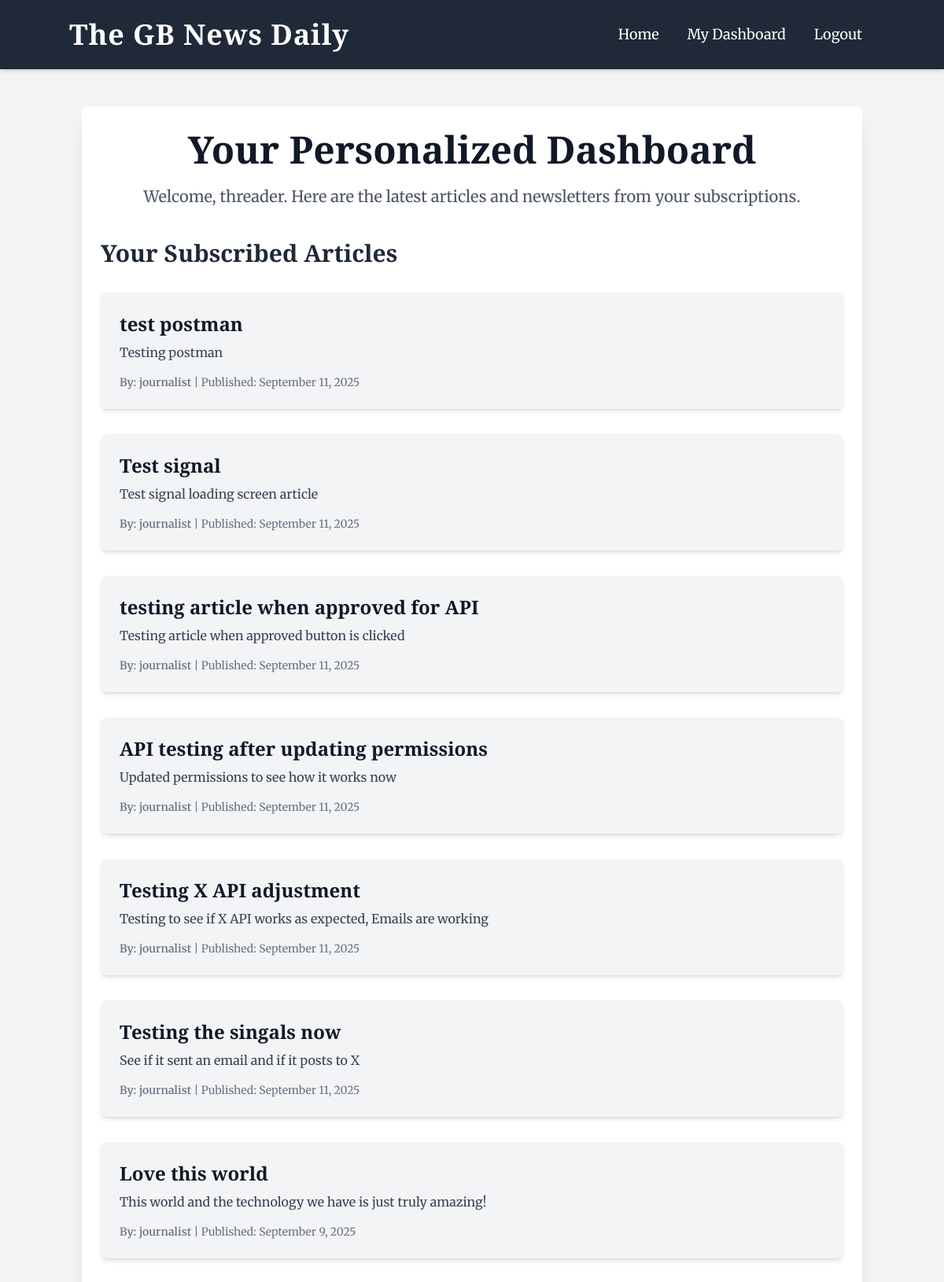
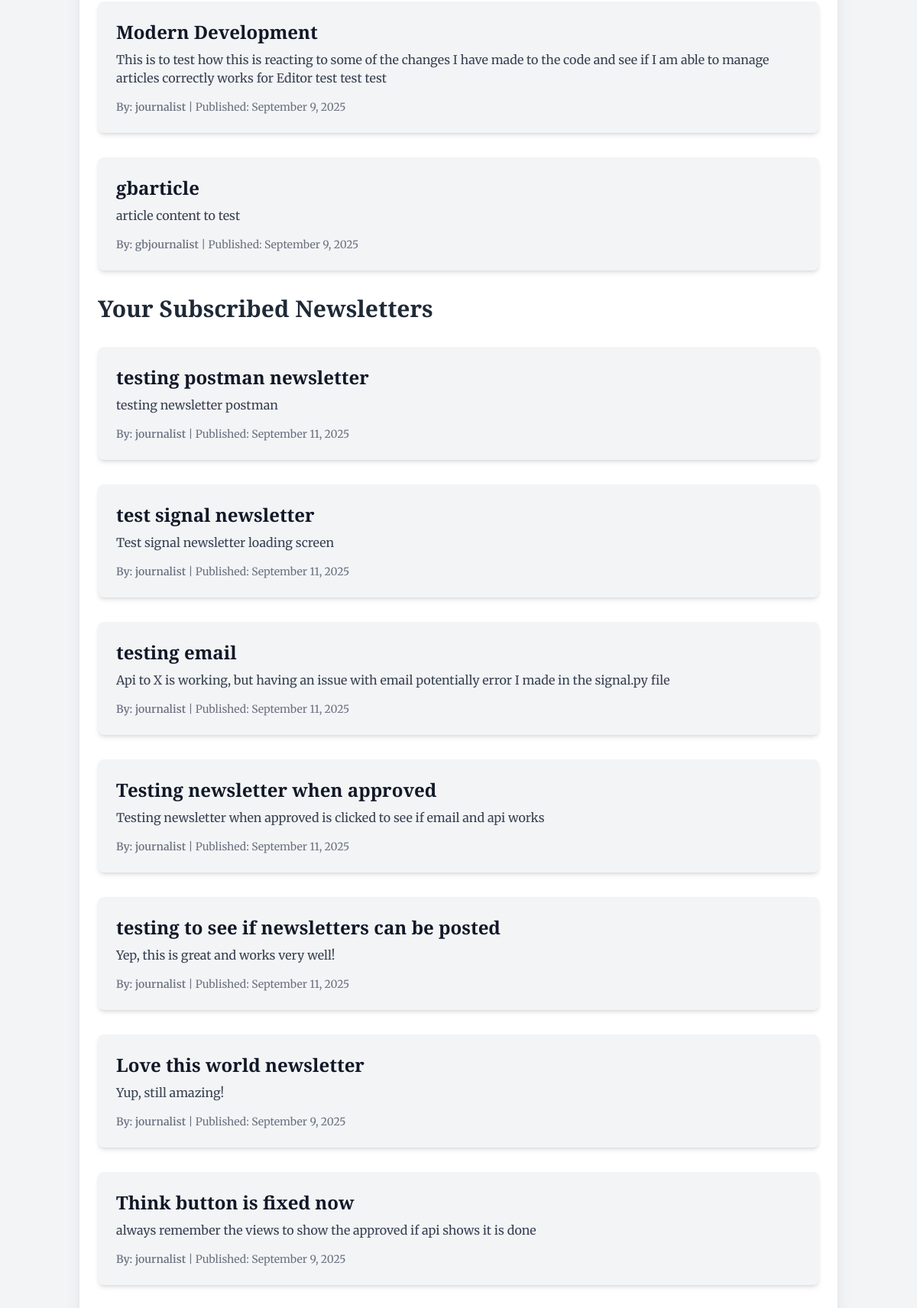
/dashboard/ (signed in, upper part), run on the app's committed database (2 pictures, top to bottom).
### news/models.py (models this page shows, shortened)
class CustomUser(AbstractUser):
    ROLE_CHOICES = (
        ('reader', 'Reader'),
        ('editor', 'Editor'),
        ('journalist', 'Journalist'),
    )
    role = models.CharField(
        max_length=20,
        choices=ROLE_CHOICES,
        default='reader'
    )
    subscriptions_publishers = models.ManyToManyField(
        'Publisher',
        related_name='subscribers_to_publisher',
        blank=True
    )
    subscriptions_journalists = models.ManyToManyField(
        'self',
        related_name='followers',
        symmetrical=False,
        blank=True
    )
    articles = models.ManyToManyField(
        'Article',
        related_name='author_articles',
        blank=True
    )
    newsletters = models.ManyToManyField(
        'Newsletter',
        related_name='author_newsletters',
        blank=True
    )
    class Meta:
        verbose_name_plural = "Custom Users"

class Article(models.Model):
    title = models.CharField(max_length=200)
    content = models.TextField()
    author = models.ForeignKey(
        CustomUser,
        on_delete=models.CASCADE,
        related_name='articles_written'
    )
    publisher = models.ForeignKey(
        Publisher,
        on_delete=models.CASCADE,
        related_name='articles_published',
        null=True,
        blank=True
    )
    approved = models.BooleanField(default=False)
    created_at = models.DateTimeField(auto_now_add=True)
    _original_approved = None
    def __init__(self, *args, **kwargs):
        super().__init__(*args, **kwargs)
        if self.pk is not None:
            self._original_approved = self.approved
        else:
            self._original_approved = None

class Newsletter(models.Model):
    title = models.CharField(max_length=200)
    content = models.TextField()
    author = models.ForeignKey(
        CustomUser,
        on_delete=models.CASCADE,
        related_name='newsletters_written'
    )
    publisher = models.ForeignKey(
        Publisher,
        on_delete=models.CASCADE,
        related_name='newsletters_published',
        null=True,
        blank=True
    )
    approved = models.BooleanField(default=False)
    created_at = models.DateTimeField(auto_now_add=True)
    _original_approved = None
    def __init__(self, *args, **kwargs):
        super().__init__(*args, **kwargs)
        if self.pk is not None:
            self._original_approved = self.approved
        else:
            self._original_approved = None

### news/views.py (the view, shortened to what this page needs)
# urls.py: path('dashboard/', dashboard, name='dashboard'),
@login_required
def dashboard(request):
    user = request.user
    if user.role.lower() == 'reader':
        subscribed_publishers = user.subscriptions_publishers.all()
        subscribed_journalists = user.subscriptions_journalists.all()
        publisher_articles = Article.objects.filter(
            approved=True,
            publisher__in=subscribed_publishers
        ).order_by('-created_at')
        journalist_articles = Article.objects.filter(
            approved=True,
            author__in=subscribed_journalists
        ).order_by('-created_at')
        subscribed_articles = (
            publisher_articles | journalist_articles
        ).distinct()
        publisher_newsletters = Newsletter.objects.filter(
            approved=True,
            publisher__in=subscribed_publishers
        ).order_by('-created_at')
        journalist_newsletters = Newsletter.objects.filter(
            approved=True,
            author__in=subscribed_journalists
        ).order_by('-created_at')
        subscribed_newsletters = (
            publisher_newsletters | journalist_newsletters
        ).distinct()
        context = {
            'articles': subscribed_articles,
            'newsletters': subscribed_newsletters,
        }
        return render(request, 'news/dashboard.html', context)

### news/templates/news/dashboard.html (shortened to what this page needs)
{% extends "base.html" %}
{% block content %}
<div class="max-w-7xl mx-auto p-6 bg-white rounded-lg shadow-xl">
    <header class="text-center mb-10">
        <h1 class="text-5xl font-extrabold header-font text-gray-900 leading-tight">
            Your Personalized Dashboard
        </h1>
        <p class="mt-4 text-xl text-gray-600">
            Welcome, {{ user.username }}. Here are the latest articles and newsletters from your subscriptions.
        </p>
    </header>
    <div class="space-y-8">
        {% if articles or newsletters %}
            {% if articles %}
                <h2 class="text-3xl font-bold header-font text-gray-800 mb-4">Your Subscribed Articles</h2>
                {% for article in articles %}
                <div class="bg-gray-100 p-6 rounded-lg shadow-md">
                    <h2 class="text-2xl font-bold header-font text-gray-900 mb-2">
                        <a href="{% url 'article_detail' article_id=article.id %}" class="hover:underline">
                            {{ article.title }}
                        </a>
                    </h2>
                    <p class="text-gray-700 mt-2">
                        {{ article.content|truncatechars:200 }}
                    </p>
                    <div class="mt-4 text-sm text-gray-500">
                        <span class="font-semibold">By: {{ article.author.username }}</span> |
                        <span>Published: {{ article.created_at|date:"F j, Y" }}</span>
                    </div>
                </div>
                {% endfor %}
            {% endif %}
            {% if newsletters %}
                <h2 class="text-3xl font-bold header-font text-gray-800 mb-4 mt-8">Your Subscribed Newsletters</h2>
                {% for newsletter in newsletters %}
                <div class="bg-gray-100 p-6 rounded-lg shadow-md">
                    <h2 class="text-2xl font-bold header-font text-gray-900 mb-2">
                        {{ newsletter.title }}
                    </h2>
                    <p class="text-gray-700 mt-2">
                        {{ newsletter.content|truncatechars:200 }}
                    </p>
                    <div class="mt-4 text-sm text-gray-500">
                        <span class="font-semibold">By: {{ newsletter.author.username }}</span> |
                        <span>Published: {{ newsletter.created_at|date:"F j, Y" }}</span>
                    </div>
                </div>
                {% endfor %}
            {% endif %}
        {% else %}
            <div class="text-center text-gray-500">
                <p class="text-xl">You are not subscribed to any publications or journalists yet. Start subscribing to see your personalized news feed here!</p>
            </div>
        {% endif %}
    </div>
</div>
{% endblock %}

### news/templates/news/base.html (style rules this page uses)
body { font-family: 'Merriweather', serif; background-color: #F3F4F6; }
.header-font { font-family: 'Playfair Display', serif; }

### data on the page
CustomUser: username "threader"
Article: title "test postman", content "Testing postman", author.username "journalist", created_at "September 11, 2025"
Article: title "Test signal", content "Test signal loading screen article", author.username "journalist", created_at "September 11, 2025"
Article: title "testing article when approved for API", content "Testing article when approved button is clicked", author.username "journalist", created_at "September 11, 2025"
Article: title "API testing after updating permissions", content "Updated permissions to see how it works now", author.username "journalist", created_at "September 11, 2025"
Article: title "Testing X API adjustment", content "Testing to see if X API works as expected, Emails are working", author.username "journalist", created_at "September 11, 2025"
Article: title "Testing the singals now", content "See if it sent an email and if it posts to X", author.username "journalist", created_at "September 11, 2025"
Article: title "Love this world", content "This world and the technology we have is just truly amazing!", author.username "journalist", created_at "September 9, 2025"
Article: title "Modern Development", content "This is to test how this is reacting to some of the changes I have made to the code and see if I am able to manage articles correctly works for Editor test test test", author.username "journalist", created_at "September 9, 2025"
Article: title "gbarticle", content "article content to test", author.username "gbjournalist", created_at "September 9, 2025"
Newsletter: title "testing postman newsletter", content "testing newsletter postman", author.username "journalist", created_at "September 11, 2025"
Newsletter: title "test signal newsletter", content "Test signal newsletter loading screen", author.username "journalist", created_at "September 11, 2025"
Newsletter: title "testing email", content "Api to X is working, but having an issue with email potentially error I made in the signal.py file", author.username "journalist", created_at "September 11, 2025"
Newsletter: title "Testing newsletter when approved", content "Testing newsletter when approved is clicked to see if email and api works", author.username "journalist", created_at "September 11, 2025"
Newsletter: title "testing to see if newsletters can be posted", content "Yep, this is great and works very well!", author.username "journalist", created_at "September 11, 2025"
Newsletter: title "Love this world newsletter", content "Yup, still amazing!", author.username "journalist", created_at "September 9, 2025"
Newsletter: title "Think button is fixed now", content "always remember the views to show the approved if api shows it is done", author.username "journalist", created_at "September 9, 2025"
